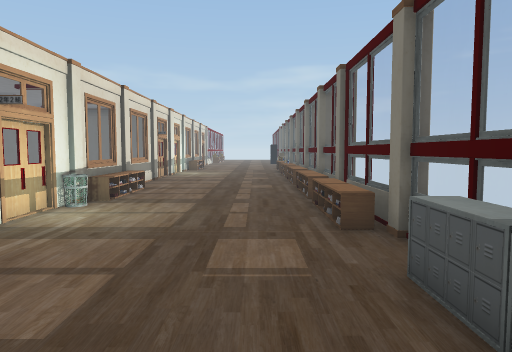
view 1 (above)

23 first-person views from a walk through a Unity game level. The camera is 1.5 m above the floor, tilts 4° down and sees 70° across. The floor is counted in squares, 1 m on a side. Each view is taken from the middle of a square. On the plan, view 1 faces up. The plan holds only what a view shows up to about 16 squares ahead; the rest is blank. The place goes on beyond the plan. Some surface patterns are stand-ins.

view 2
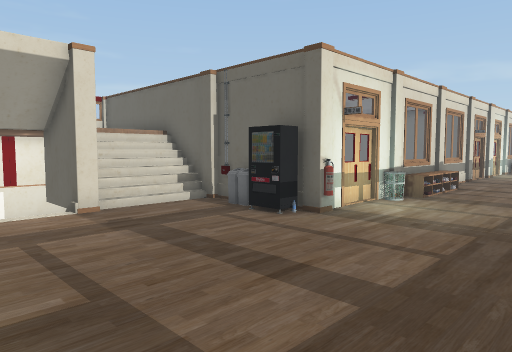

view 3
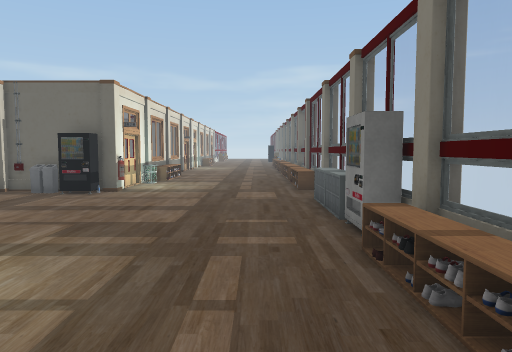

view 4
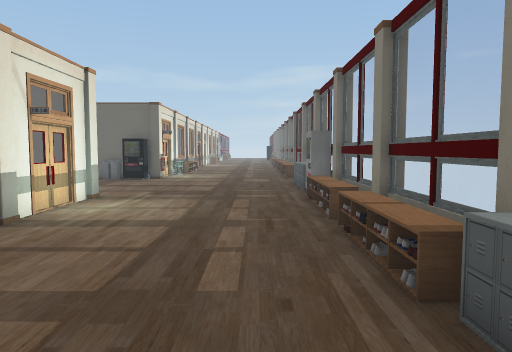

view 5
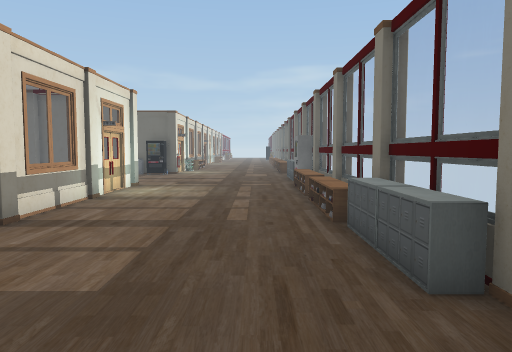

view 6
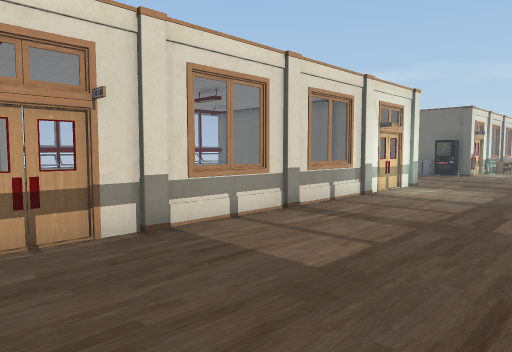

view 7
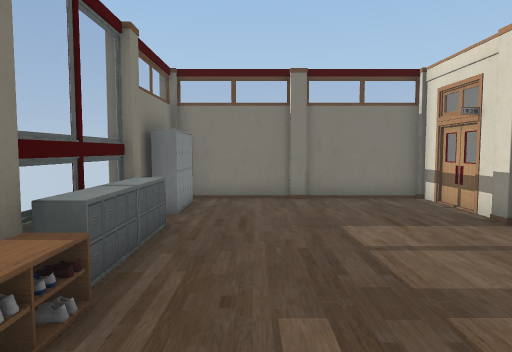

view 8
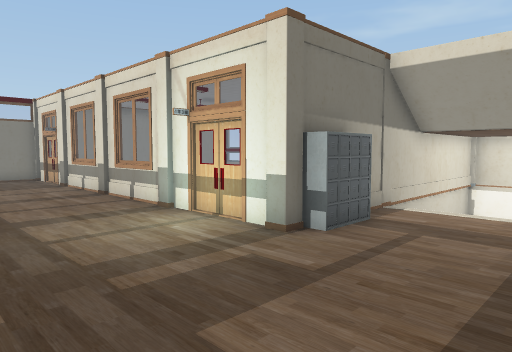

view 9
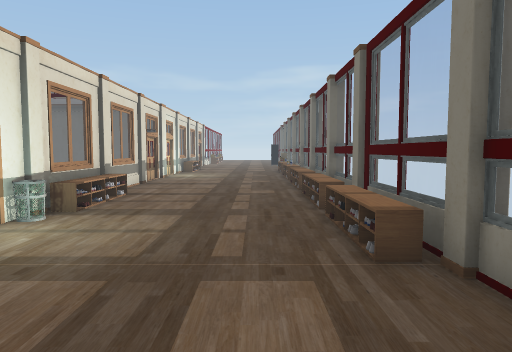

view 10
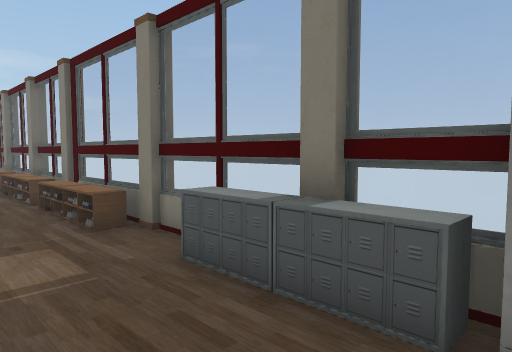

view 11
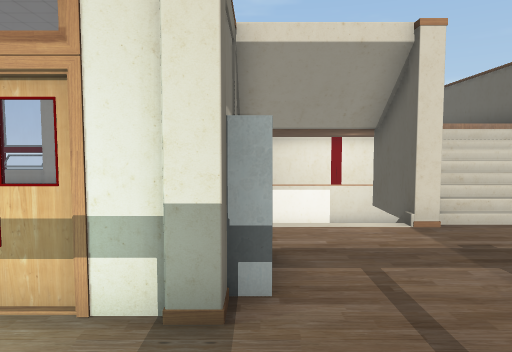

view 12
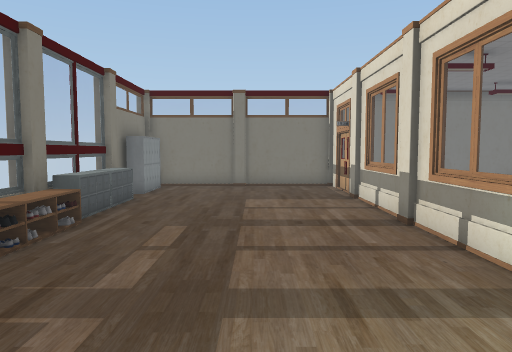

view 13
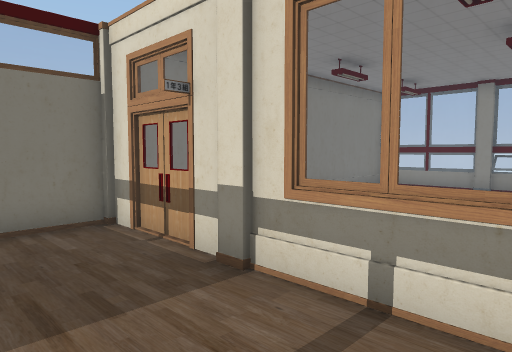

view 14
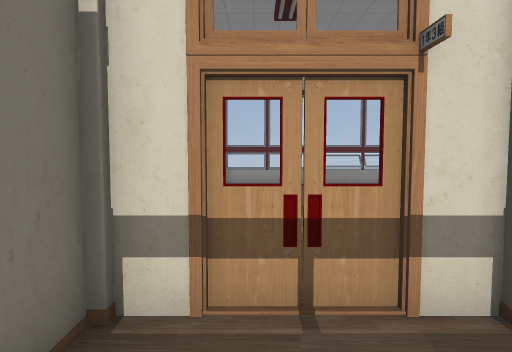

view 15
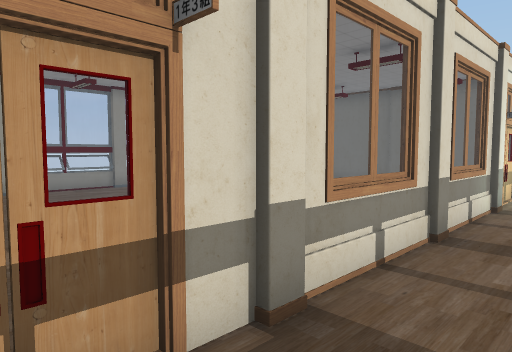

view 16
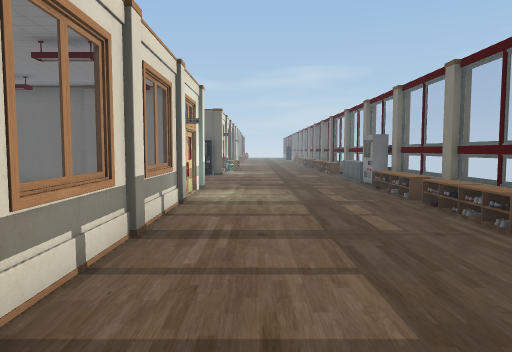

view 17
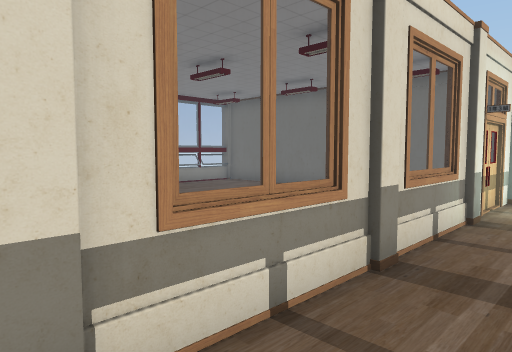

view 18
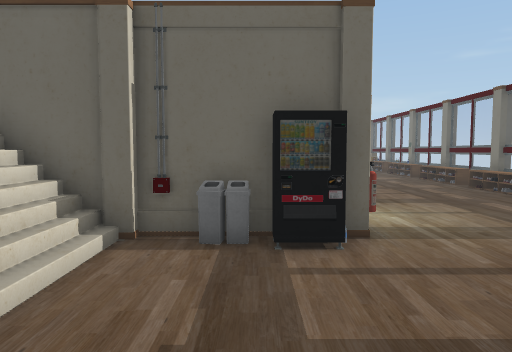

view 19
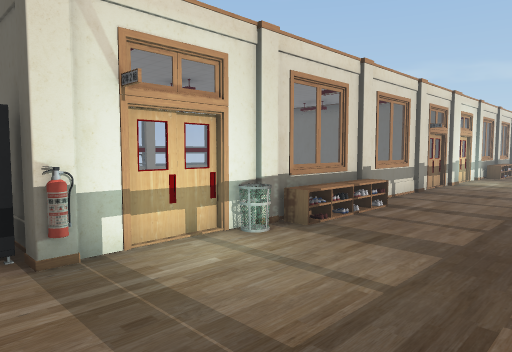

view 20
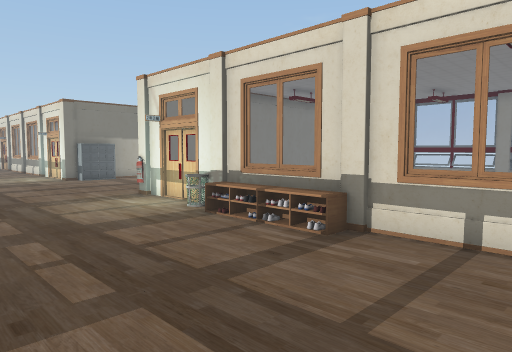

view 21
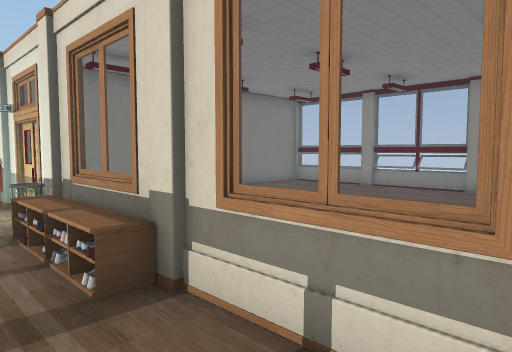

view 22
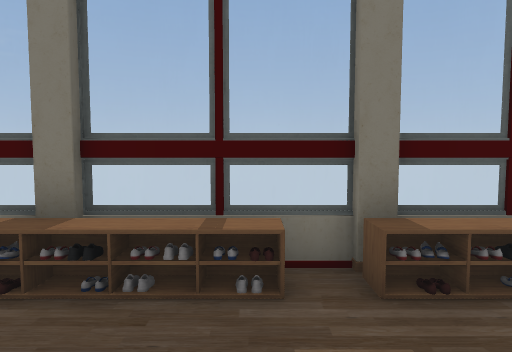

view 23
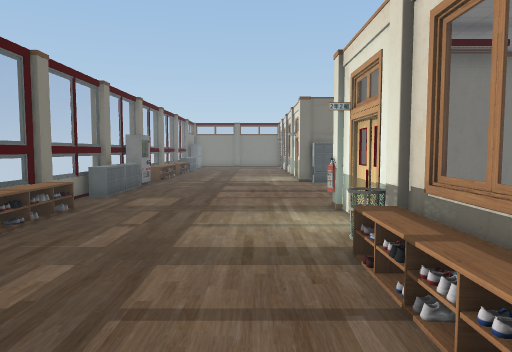

### Floor plan
Key: @ floor where view 1 was taken; # wall or solid block; . floor; / step, stairs or slope; = window, fence, low wall or low ledge; O other object.
Columns run from 17 left of view 1 to 3 right of it. Each row starts with its distance up from view 1.
 18             #......OO
 17             =......O#
 16             =......O#
 15  ...        #.......#
 14 #...        #......OO
 13 #...        O......O#
 12 #...        O......O#
 11 #...        #......OO
 10 #...        O......O#
  9  ...       =.......O#
  8   ..       =.......O#
  7    #   ##  ##......OO
  6       ###OO=O.......O
  5 #      =............#
  4 #      =...........O#
  3 #      =...........O#
  2 #     ##...........OO
  1 #       ...........O#
  0 #       .........@.=#
 -1 #     //..OO.......##
 -2 ############.......OO
 -3    .       =.......O#
 -4   ..       =.......O#
 -5   ..        #......O#
 -6   ..        #......OO
 -7             =......O#
 -8             =......O#
 -9             #......O#
-10 #..         #......OO
-11 #...        =......O#
-12 #...        =......O#
-13 #...        #......O#
-14 #.....      #.......O
-15 #    ......=.......O#
-16 #          =.......O
-17 #############......O
-18            #####O###

Where each view was taken, in squares from view 1:
view 1: 0 up, 0 right, facing up
view 2: 1 down, 0 right, facing up-left
view 3: 7 down, 0 right, facing up
view 4: 13 down, 0 right, facing up
view 5: 17 down, 0 right, facing up
view 6: 17 down, 1 right, facing up-left
view 7: 6 down, 0 right, facing down
view 8: 3 up, 0 right, facing down-left
view 9: 2 up, 0 right, facing up
view 10: 0 up, 1 left, facing up-right
view 11: 1 down, 2 left, facing left
view 12: 2 down, 2 left, facing down
view 13: 10 down, 2 left, facing down-left
view 14: 16 down, 2 left, facing left
view 15: 16 down, 3 left, facing up-left
view 16: 16 down, 3 left, facing up
view 17: 14 down, 3 left, facing up-left
view 18: 0 up, 7 left, facing up
view 19: 5 up, 0 right, facing up-left
view 20: 18 up, 1 right, facing down-left
view 21: 18 up, 3 left, facing down-left
view 22: 16 up, 2 left, facing right
view 23: 16 up, 3 left, facing down
